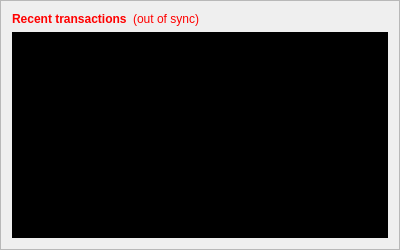
      <widget class="QFrame" name="frame_2">
       <property name="sizePolicy">
        <sizepolicy hsizetype="Fixed" vsizetype="Preferred">
         <horstretch>0</horstretch>
         <verstretch>0</verstretch>
        </sizepolicy>
       </property>
       <property name="minimumSize">
        <size>
         <width>400</width>
         <height>250</height>
        </size>
       </property>
       <property name="baseSize">
        <size>
         <width>400</width>
         <height>250</height>
        </size>
       </property>
       <property name="autoFillBackground">
        <bool>false</bool>
       </property>
       <property name="styleSheet">
        <string notr="true">background-image: url(:/images/back);</string>
       </property>
       <property name="frameShape">
        <enum>QFrame::StyledPanel</enum>
       </property>
       <property name="frameShadow">
        <enum>QFrame::Raised</enum>
       </property>
       <layout class="QVBoxLayout" name="verticalLayout">
        <item>
         <layout class="QHBoxLayout" name="horizontalLayout_2">
          <item>
           <widget class="QLabel" name="label_4">
            <property name="palette">
             <palette>
              <active>
               <colorrole role="WindowText">
                <brush brushstyle="SolidPattern">
                 <color alpha="255">
                  <red>255</red>
                  <green>0</green>
                  <blue>0</blue>
                 </color>
                </brush>
               </colorrole>
               <colorrole role="Button">
                <brush brushstyle="SolidPattern">
                 <color alpha="255">
                  <red>0</red>
                  <green>0</green>
                  <blue>0</blue>
                 </color>
                </brush>
               </colorrole>
               <colorrole role="Base">
                <brush brushstyle="SolidPattern">
                 <color alpha="255">
                  <red>0</red>
                  <green>0</green>
                  <blue>0</blue>
                 </color>
                </brush>
               </colorrole>
               <colorrole role="Window">
                <brush brushstyle="SolidPattern">
                 <color alpha="255">
                  <red>0</red>
                  <green>0</green>
                  <blue>0</blue>
                 </color>
                </brush>
               </colorrole>
              </active>
              <inactive>
               <colorrole role="WindowText">
                <brush brushstyle="SolidPattern">
                 <color alpha="255">
                  <red>255</red>
                  <green>0</green>
                  <blue>0</blue>
                 </color>
                </brush>
               </colorrole>
               <colorrole role="Button">
                <brush brushstyle="SolidPattern">
                 <color alpha="255">
                  <red>0</red>
                  <green>0</green>
                  <blue>0</blue>
                 </color>
                </brush>
               </colorrole>
               <colorrole role="Base">
                <brush brushstyle="SolidPattern">
                 <color alpha="255">
                  <red>0</red>
                  <green>0</green>
                  <blue>0</blue>
                 </color>
                </brush>
               </colorrole>
               <colorrole role="Window">
                <brush brushstyle="SolidPattern">
                 <color alpha="255">
                  <red>0</red>
                  <green>0</green>
                  <blue>0</blue>
                 </color>
                </brush>
               </colorrole>
              </inactive>
              <disabled>
               <colorrole role="WindowText">
                <brush brushstyle="SolidPattern">
                 <color alpha="255">
                  <red>132</red>
                  <green>132</green>
                  <blue>132</blue>
                 </color>
                </brush>
               </colorrole>
               <colorrole role="Button">
                <brush brushstyle="SolidPattern">
                 <color alpha="255">
                  <red>0</red>
                  <green>0</green>
                  <blue>0</blue>
                 </color>
                </brush>
               </colorrole>
               <colorrole role="Base">
                <brush brushstyle="SolidPattern">
                 <color alpha="255">
                  <red>0</red>
                  <green>0</green>
                  <blue>0</blue>
                 </color>
                </brush>
               </colorrole>
               <colorrole role="Window">
                <brush brushstyle="SolidPattern">
                 <color alpha="255">
                  <red>0</red>
                  <green>0</green>
                  <blue>0</blue>
                 </color>
                </brush>
               </colorrole>
              </disabled>
             </palette>
            </property>
            <property name="text">
             <string>&lt;b&gt;Recent transactions&lt;/b&gt;</string>
            </property>
            <property name="textFormat">
             <enum>Qt::AutoText</enum>
            </property>
           </widget>
          </item>
          <item>
           <widget class="QLabel" name="labelTransactionsStatus">
            <property name="palette">
             <palette>
              <active>
               <colorrole role="WindowText">
                <brush brushstyle="SolidPattern">
                 <color alpha="255">
                  <red>255</red>
                  <green>0</green>
                  <blue>0</blue>
                 </color>
                </brush>
               </colorrole>
               <colorrole role="Button">
                <brush brushstyle="SolidPattern">
                 <color alpha="255">
                  <red>0</red>
                  <green>0</green>
                  <blue>0</blue>
                 </color>
                </brush>
               </colorrole>
               <colorrole role="Text">
                <brush brushstyle="SolidPattern">
                 <color alpha="255">
                  <red>255</red>
                  <green>0</green>
                  <blue>0</blue>
                 </color>
                </brush>
               </colorrole>
               <colorrole role="ButtonText">
                <brush brushstyle="SolidPattern">
                 <color alpha="255">
                  <red>255</red>
                  <green>0</green>
                  <blue>0</blue>
                 </color>
                </brush>
               </colorrole>
               <colorrole role="Base">
                <brush brushstyle="SolidPattern">
                 <color alpha="255">
                  <red>0</red>
                  <green>0</green>
                  <blue>0</blue>
                 </color>
                </brush>
               </colorrole>
               <colorrole role="Window">
                <brush brushstyle="SolidPattern">
                 <color alpha="255">
                  <red>0</red>
                  <green>0</green>
                  <blue>0</blue>
                 </color>
                </brush>
               </colorrole>
              </active>
              <inactive>
               <colorrole role="WindowText">
                <brush brushstyle="SolidPattern">
                 <color alpha="255">
                  <red>255</red>
                  <green>0</green>
                  <blue>0</blue>
                 </color>
                </brush>
               </colorrole>
               <colorrole role="Button">
                <brush brushstyle="SolidPattern">
                 <color alpha="255">
                  <red>0</red>
                  <green>0</green>
                  <blue>0</blue>
                 </color>
                </brush>
               </colorrole>
               <colorrole role="Text">
                <brush brushstyle="SolidPattern">
                 <color alpha="255">
                  <red>255</red>
                  <green>0</green>
                  <blue>0</blue>
                 </color>
                </brush>
               </colorrole>
               <colorrole role="ButtonText">
                <brush brushstyle="SolidPattern">
                 <color alpha="255">
                  <red>255</red>
                  <green>0</green>
                  <blue>0</blue>
                 </color>
                </brush>
               </colorrole>
               <colorrole role="Base">
                <brush brushstyle="SolidPattern">
                 <color alpha="255">
                  <red>0</red>
                  <green>0</green>
                  <blue>0</blue>
                 </color>
                </brush>
               </colorrole>
               <colorrole role="Window">
                <brush brushstyle="SolidPattern">
                 <color alpha="255">
                  <red>0</red>
                  <green>0</green>
                  <blue>0</blue>
                 </color>
                </brush>
               </colorrole>
              </inactive>
              <disabled>
               <colorrole role="WindowText">
                <brush brushstyle="SolidPattern">
                 <color alpha="255">
                  <red>255</red>
                  <green>0</green>
                  <blue>0</blue>
                 </color>
                </brush>
               </colorrole>
               <colorrole role="Button">
                <brush brushstyle="SolidPattern">
                 <color alpha="255">
                  <red>0</red>
                  <green>0</green>
                  <blue>0</blue>
                 </color>
                </brush>
               </colorrole>
               <colorrole role="Text">
                <brush brushstyle="SolidPattern">
                 <color alpha="255">
                  <red>255</red>
                  <green>0</green>
                  <blue>0</blue>
                 </color>
                </brush>
               </colorrole>
               <colorrole role="ButtonText">
                <brush brushstyle="SolidPattern">
                 <color alpha="255">
                  <red>255</red>
                  <green>0</green>
                  <blue>0</blue>
                 </color>
                </brush>
               </colorrole>
               <colorrole role="Base">
                <brush brushstyle="SolidPattern">
                 <color alpha="255">
                  <red>0</red>
                  <green>0</green>
                  <blue>0</blue>
                 </color>
                </brush>
               </colorrole>
               <colorrole role="Window">
                <brush brushstyle="SolidPattern">
                 <color alpha="255">
                  <red>0</red>
                  <green>0</green>
                  <blue>0</blue>
                 </color>
                </brush>
               </colorrole>
              </disabled>
             </palette>
            </property>
            <property name="toolTip">
             <string>The displayed information may be out of date. Your wallet automatically synchronizes with the Darsek network after a connection is established, but this process has not completed yet.</string>
            </property>
            <property name="styleSheet">
             <string notr="true">QLabel { color: red; }</string>
            </property>
            <property name="text">
             <string notr="true">(out of sync)</string>
            </property>
            <property name="alignment">
             <set>Qt::AlignRight|Qt::AlignTrailing|Qt::AlignVCenter</set>
            </property>
           </widget>
          </item>
          <item>
           <spacer name="horizontalSpacer">
            <property name="orientation">
             <enum>Qt::Horizontal</enum>
            </property>
            <property name="sizeHint" stdset="0">
             <size>
              <width>5</width>
              <height>5</height>
             </size>
            </property>
           </spacer>
          </item>
         </layout>
        </item>
        <item>
         <widget class="QListView" name="listTransactions">
          <property name="sizePolicy">
           <sizepolicy hsizetype="Expanding" vsizetype="Expanding">
            <horstretch>0</horstretch>
            <verstretch>0</verstretch>
           </sizepolicy>
          </property>
          <property name="palette">
           <palette>
            <active>
             <colorrole role="WindowText">
              <brush brushstyle="SolidPattern">
               <color alpha="255">
                <red>170</red>
                <green>0</green>
                <blue>0</blue>
               </color>
              </brush>
             </colorrole>
             <colorrole role="Button">
              <brush brushstyle="SolidPattern">
               <color alpha="255">
                <red>0</red>
                <green>0</green>
                <blue>0</blue>
               </color>
              </brush>
             </colorrole>
             <colorrole role="Text">
              <brush brushstyle="SolidPattern">
               <color alpha="255">
                <red>255</red>
                <green>170</green>
                <blue>0</blue>
               </color>
              </brush>
             </colorrole>
             <colorrole role="Base">
              <brush brushstyle="SolidPattern">
               <color alpha="255">
                <red>0</red>
                <green>0</green>
                <blue>0</blue>
               </color>
              </brush>
             </colorrole>
             <colorrole role="Window">
              <brush brushstyle="SolidPattern">
               <color alpha="255">
                <red>0</red>
                <green>0</green>
                <blue>0</blue>
               </color>
              </brush>
             </colorrole>
            </active>
            <inactive>
             <colorrole role="WindowText">
              <brush brushstyle="SolidPattern">
               <color alpha="255">
                <red>170</red>
                <green>0</green>
                <blue>0</blue>
               </color>
              </brush>
             </colorrole>
             <colorrole role="Button">
              <brush brushstyle="SolidPattern">
               <color alpha="255">
                <red>0</red>
                <green>0</green>
                <blue>0</blue>
               </color>
              </brush>
             </colorrole>
             <colorrole role="Text">
              <brush brushstyle="SolidPattern">
               <color alpha="255">
                <red>255</red>
                <green>170</green>
                <blue>0</blue>
               </color>
              </brush>
             </colorrole>
             <colorrole role="Base">
              <brush brushstyle="SolidPattern">
               <color alpha="255">
                <red>0</red>
                <green>0</green>
                <blue>0</blue>
               </color>
              </brush>
             </colorrole>
             <colorrole role="Window">
              <brush brushstyle="SolidPattern">
               <color alpha="255">
                <red>0</red>
                <green>0</green>
                <blue>0</blue>
               </color>
              </brush>
             </colorrole>
            </inactive>
            <disabled>
             <colorrole role="WindowText">
              <brush brushstyle="SolidPattern">
               <color alpha="255">
                <red>132</red>
                <green>132</green>
                <blue>132</blue>
               </color>
              </brush>
             </colorrole>
             <colorrole role="Button">
              <brush brushstyle="SolidPattern">
               <color alpha="255">
                <red>0</red>
                <green>0</green>
                <blue>0</blue>
               </color>
              </brush>
             </colorrole>
             <colorrole role="Text">
              <brush brushstyle="SolidPattern">
               <color alpha="255">
                <red>132</red>
                <green>132</green>
                <blue>132</blue>
               </color>
              </brush>
             </colorrole>
             <colorrole role="Base">
              <brush brushstyle="SolidPattern">
               <color alpha="255">
                <red>0</red>
                <green>0</green>
                <blue>0</blue>
               </color>
              </brush>
             </colorrole>
             <colorrole role="Window">
              <brush brushstyle="SolidPattern">
               <color alpha="255">
                <red>0</red>
                <green>0</green>
                <blue>0</blue>
               </color>
              </brush>
             </colorrole>
            </disabled>
           </palette>
          </property>
          <property name="font">
           <font>
            <family>Droid Serif</family>
            <weight>75</weight>
            <bold>true</bold>
           </font>
          </property>
          <property name="autoFillBackground">
           <bool>true</bool>
          </property>
          <property name="styleSheet">
           <string notr="true">background-image: url(:/icons/res/images/back.jpg);
</string>
          </property>
          <property name="frameShape">
           <enum>QFrame::NoFrame</enum>
          </property>
          <property name="verticalScrollBarPolicy">
           <enum>Qt::ScrollBarAlwaysOff</enum>
          </property>
          <property name="horizontalScrollBarPolicy">
           <enum>Qt::ScrollBarAlwaysOff</enum>
          </property>
          <property name="selectionMode">
           <enum>QAbstractItemView::NoSelection</enum>
          </property>
         </widget>
        </item>
       </layout>
      </widget>
